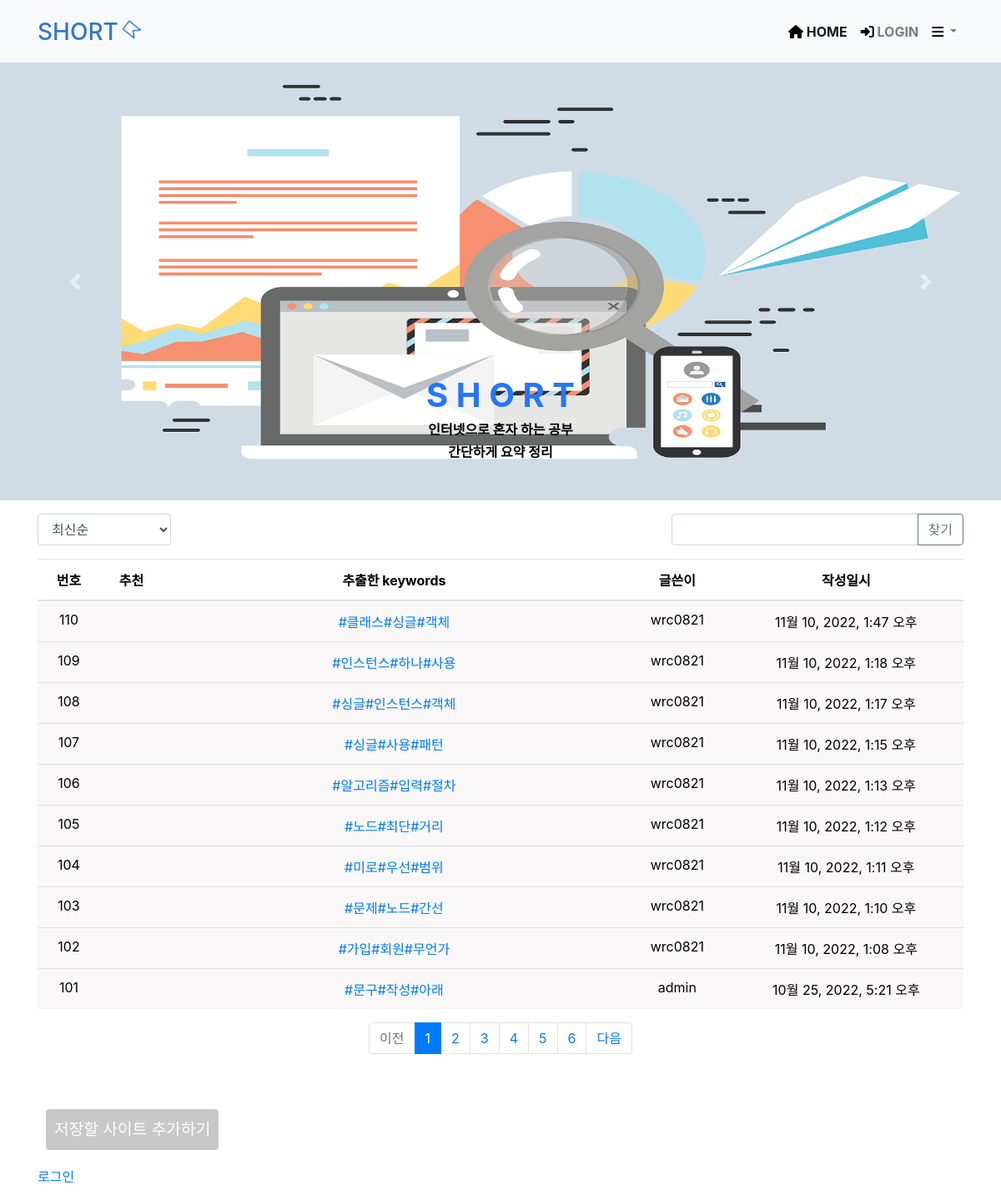
Screenshot of /pybo/ with the database file from the repository.
### pybo/models.py (models this page shows, shortened)
class Maincont(models.Model):
    author=models.ForeignKey(User, on_delete=models.CASCADE, related_name='author_maincont')  #계정이 삭제되면 관련데이터 삭제 / author 추가
    modify_date = models.DateTimeField(null=True, blank=True)  #데이터 수정일시 의미 (값을 비워두어도된다)
    subject=models.TextField() #url필드는 글자수 제한있음( urlfield() )
    sentence =models.TextField(blank=True) #요약문장  - blank=True 값이 비어있어도 허용
    word = models.TextField(blank=True)   #요약단어   - blank=True 값이 비어있어도 허용
    create_date=models.DateTimeField()#작성날짜
    voter=models.ManyToManyField(User, related_name='voter_maincont') #게시글 추천기능

### pybo/views/base_views.py (the view, shortened to what this page needs)
# urls.py: path('',base_views.index, name='index'),  #로그인,아웃 성공시 /pybo 가아니라 그냥 localhost:8000 으로감 > setting에서 설정된
def index(request):     #창열어주기
    page = request.GET.get('page', '1')  # 1페이지을 기본으로 출력 > localhost:8000/pybo/?page1
    kw = request.GET.get('kw','')        # localhost:8000/?kw=검색어&page=3
    sr = request.GET.get('sr','recent')  #정렬기준
    if sr =='recommend':  # 추천순
        maincont_list = Maincont.objects.annotate(
            num_voter=Count('voter')).order_by('-num_voter', '-create_date')
    elif sr =='recent':  # 최신순
        maincont_list = Maincont.objects.order_by('-create_date')  #쿼리셋 형태 : <QuerySer[<Maincont:url>,<Maincont:url>,<Maincont:url>...]>
    elif sr == 'mylist':  # 내가 쓴 글
        maincont_list = Maincont.objects.filter(author__username__icontains=request.user)
    elif sr == 'similar':  #유사성
        similar_q=Similar_query(request.user)
        maincont_list=similar_q.my_similar()
    paginator = Paginator(maincont_list, 10)    #페이지당 10개씩 보여주기
    page_obj = paginator.get_page(page)             #페이지 가져오기
    context = {'maincont_list': page_obj, 'page':page, 'kw':kw, 'sr':sr}    #kw(검색어)와 page도 반환
    return render(request, 'pybo/maincont_list.html',context)  #render함수 이용해서 html에 context내용 넣음

### pybo/templatetags/pybo_filter.py (called while the page is built)
@register.filter
def sub(value, arg):
    return value-arg

### templates/pybo/maincont_list.html (shortened to what this page needs)
{% extends 'base.html' %}
{% block content %}
{% load pybo_filter %}
  <div class="intro_bg-D" style = "background-color:white">
    <div class = "first_layer">
        <nav class="navbar navbar-expand-lg navbar-light  bg-light" style="height: 75px ;">
            <div class=" container">
<div >
    <a href="{% url 'pybo:home' %}" style="font: weight = bolder; display:inline-block; text-decoration:none" ><h3 style="color:#3177cc; margin-top:10px;">SHORT</h3></a>
                <img src="../../static/assets/img/logo4.png" width="30" height="40">
</div>
              <div class="collapse navbar-collapse" id="navbarNavDropdown">
                <ul class="navbar-nav ml-auto">
                  <li class="nav-item active">
                    <a class="nav-link" href="{% url 'pybo:home' %}" style="font-weight: bolder;" ><i class="fa-solid fa-house"></i> HOME <span class="sr-only">(current)</span></a>
                  </li>
                  <li class="nav-item">
                    <a class = "nav-link" href = "#" data-toggle="modal" data-target="#loginModal" style="font-weight: bolder;"><i class="fa-solid fa-right-to-bracket"></i> LOGIN</a>
                  </li>
                  <li class="nav-item dropdown">
                    <a class="nav-link dropdown-toggle" href="#"  style="font-weight: bolder;" id="navbarDropdownMenuLink" role="button" data-toggle="dropdown" aria-haspopup="true" aria-expanded="false">
                      <i class="fa-solid fa-bars"></i>
                    </a>
                  </li>
                </ul>
              </div>
            </div>
          </nav>
    </div>
<div class="second_layer">
    <div id="carouselExampleFade" class="carousel slide carousel-fade" data-ride="carousel">
        <div class="carousel-inner">
          <div class="carousel-item active">
             <img src="../../static/image/blue_all.png" class="d-block w-100" alt="..." style="width: auto; height: 525px;">
             <div class="carousel-caption d-none d-md-block">
                <h1 style=" color:#2476f9; font-weight: bolder;">S H O R T</h1>
                <h6 style = "color: black; font-weight: bolder;">인터넷으로 혼자 하는 공부</h6>
                <h6 style = "color: black; font-weight: bolder;">간단하게 요약 정리</h6>
              </div>
          </div>
        </div>
        <a class="carousel-control-prev" href="#carouselExampleFade" role="button" data-slide="prev">
          <span class="carousel-control-prev-icon" aria-hidden="true"></span>
        </a>
        <a class="carousel-control-next" href="#carouselExampleFade" role="button" data-slide="next">
          <span class="carousel-control-next-icon" aria-hidden="true"></span>
        </a>
      </div>
      </div>
</div>
<div class="container my-3" >
    <div class="row justify-content-between my-3">
        <div class="col-2">
            <select class="form-control sr">
                <option value="recent" {% if sr == 'recent' %}selected{% endif %} >최신순 </option>
            </select>
        </div>
        <div class="col-4 input-group">
            <input type="text" class="form-control kw" value="{{ kw }}">
            <div class="input-group-append">
                <button class="btn btn-outline-secondary" type="button" id="btn_search">찾기</button>
            </div>
        </div>
    </div>
    <table class="table "   >
        <thead>
        <tr class="text-center">
            <th>번호</th>
            <th>추천</th>
            <th style="width:50%">추출한 keywords</th>
            <th>글쓴이</th>
            <th>작성일시</th>
        </tr>
        </thead>
        <tbody>
        {% if maincont_list %}
        {% for maincont in maincont_list %}
        <tr class="text-center" style=" background-color:rgb(249, 247, 247);  "  >
            <td>
                {{ maincont_list.paginator.count|sub:maincont_list.start_index|sub:forloop.counter0|add:1 }}</td>
            <td>
            </td>
            <td class="text-center">
                <a href="{%url 'pybo:detail' maincont.id %}">
                    {{maincont.word}}
                </a>
            </td>
            <td>{{ maincont.author.username }}</td>
            <td>{{maincont.create_date}}</td>
        </tr>
        {% endfor %}
        {% else %}
        <tr>
            <td colspan="3">저장된 내용이 없습니다.</td>
        </tr>
        {%endif%}
        </tbody>
    </table>
    <ul class="pagination justify-content-center">
        {% if maincont_list.has_previous %}
        <li class="page-item">
            <a class="page-link" data-page="{{ maincont_list.previous_page_number }}" href="#">
                이전
            </a>
        </li>
        {% else %}
        <li class="page-item disabled">
            <a class="page-link" tabindex="-1" aria-disabled="true" href="#">
                이전
            </a>
        </li>
        {% endif %}
        {% for page_number in maincont_list.paginator.page_range %}
        {% if page_number >= maincont_list.number|add:-5 and page_number <= maincont_list.number|add:5 %}
            {% if page_number == maincont_list.number %}
            <li class="page-item active" aria-current="page">
                <a class="page-link" data-page="{{ page_number }}" href="#">
                    {{ page_number }}
                </a>
            </li>
            {% else %}
            <li class="page-item">
                <a class="page-link" data-page="{{ page_number }}" href="#">
                    {{ page_number }}
                </a>
            </li>
            {% endif %}
        {% endif %}
        {% endfor %}
        {% if maincont_list.has_next %}
        <li class="page-item">
            <a class="page-link" data-page="{{ maincont_list.next_page_number }}" href="#">
                다음
            </a>
        </li>
        {% else %}
        <li class="page-item disabled" >
            <a class="page-link" tabindex="-1" aria-disabled="true" href="#">
                다음
            </a>
        </li>
        {% endif %}
    </ul>
    <a href="{% url 'pybo:maincont_create' %}" class="btn btn-primary"
     style="margin-left:10px;">
        저장할 사이트 추가하기 </a>
    {% if user.is_authenticated %}
    <a class="login" href="{% url 'common:logout' %}"
     style="margin-left:10px; font-family:sans-serif; color:black; font-size:17px; text-decoration-style: dashed; "
    >{{ user.username }}로그아웃</a>
    {% else %}
    <a class="login" href="{% url 'common:login' %}">로그인</a>
    {% endif %}
</div>
{% endblock %}

### templates/base.html (shortened to what this page needs)
{% load static %}
<html lang="ko">
<head>
    <link rel="stylesheet" type="text/css" href="{% static 'bootstrap.min.css' %}">
    <link rel="stylesheet" type="text/css" href="{% static 'style.css' %}">
    <link rel="stylesheet" type="text/css" href="{% static 'ex.css' %}">
    <link rel="stylesheet" type="text/css" href="{% static 'signup.css' %}">
    <link rel="stylesheet" type="text/css" href="{% static 'homestyle.css' %}">
    <link rel="stylesheet" type="text/css" href="{% static 'main_detail.css' %}">
</head>
<body>
{% block content %}
{% endblock %}
</body>
</html>

### static/signup.css (style rules this page uses)
* { list-style: none; text-decoration: none; border-collapse: collapse; margin: 0px; padding: 0px; color: #000; }
.btn-primary { margin: auto; padding: 10px; font-size: larger; cursor: pointer; background-color: rgb(200, 200, 200); margin-bottom: 20px; margin-top: 50px; margin-left: 430px; border: 0px; outline: 0px; }

### static/homestyle.css (style rules this page uses)
* { list-style: none; text-decoration: none; border-collapse: collapse; margin: 0px; padding: 0px; color: #000; }

### rows the page displays
Maincont: paginator.count|sub "110", word "#클래스#싱글#객체", author.username "wrc0821", create_date "11월 10, 2022, 1:47 오후"
Maincont: paginator.count|sub "109", word "#인스턴스#하나#사용", author.username "wrc0821", create_date "11월 10, 2022, 1:18 오후"
Maincont: paginator.count|sub "108", word "#싱글#인스턴스#객체", author.username "wrc0821", create_date "11월 10, 2022, 1:17 오후"
Maincont: paginator.count|sub "107", word "#싱글#사용#패턴", author.username "wrc0821", create_date "11월 10, 2022, 1:15 오후"
Maincont: paginator.count|sub "106", word "#알고리즘#입력#절차", author.username "wrc0821", create_date "11월 10, 2022, 1:13 오후"
Maincont: paginator.count|sub "105", word "#노드#최단#거리", author.username "wrc0821", create_date "11월 10, 2022, 1:12 오후"
Maincont: paginator.count|sub "104", word "#미로#우선#범위", author.username "wrc0821", create_date "11월 10, 2022, 1:11 오후"
Maincont: paginator.count|sub "103", word "#문제#노드#간선", author.username "wrc0821", create_date "11월 10, 2022, 1:10 오후"
Maincont: paginator.count|sub "102", word "#가입#회원#무언가", author.username "wrc0821", create_date "11월 10, 2022, 1:08 오후"
Maincont: paginator.count|sub "101", word "#문구#작성#아래", author.username "admin", create_date "10월 25, 2022, 5:21 오후"

### other values shown
{{ page_number }} "1"
{{ page_number }} "2" "3" "4" "5" "6"
